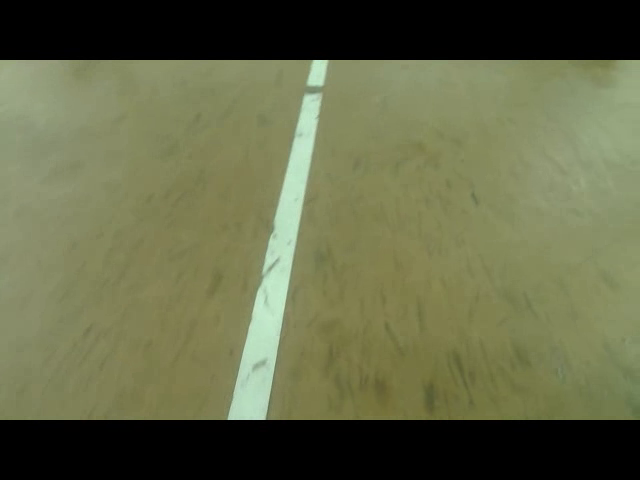
#> input picture frame 56 of line.avi, 640 x 480 px
$ python 2.py
#> lines starting #> are read from the running program, lines starting #| are printed output that depends on the picture; after the words box and inside, x2 and y2 are one past the last pixel; in counts of white or black regions, pixels touching at a corner belong together
import cv2
import numpy as np

lower_white = np.array([60, 10, 180])  # 设定白色的阈值
upper_white = np.array([80, 60, 255])


#cam=cv2.VideoCapture(0)#打开摄像头
cam = cv2.VideoCapture("C:\VS-Python\learnOpenCV\line.avi")#打开录制视频

while(1):
    ret,frame = cam.read()#获取每一帧
#> frame is the input picture: shape (480, 640, 3); mean B, G, R 71.8, 103.5, 99.8

    cv2.namedWindow("original",1)
    cv2.resizeWindow("original",300,300)
    cv2.imshow("original",frame)#显示处理前的视频

    hsv = cv2.cvtColor(frame,cv2.COLOR_BGR2HSV)#获取HSV图片
#> hsv: shape (480, 640, 3); mean H, S, V 26.6, 64.7, 103.8

    mask = cv2.inRange(hsv, lower_white, upper_white)#获取Mask掩模图
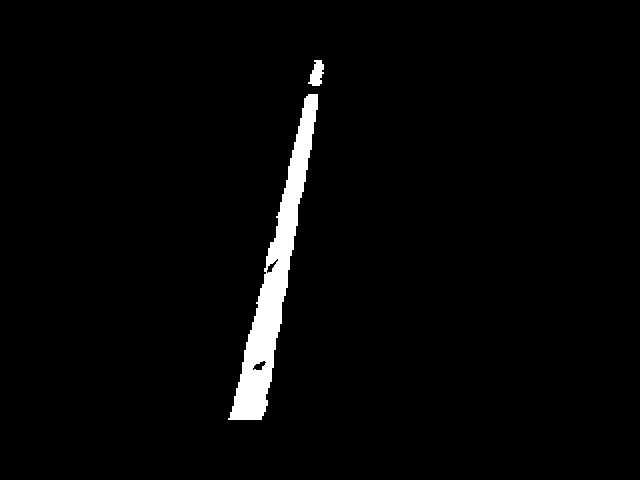
#> mask: shape (480, 640); 2.5% white; 2 white regions, box (x1, y1, x2, y2) and area: (228, 94, 318, 420) 7540, (308, 60, 324, 86) 268

    kernel = cv2.getStructuringElement(cv2.MORPH_RECT, ( 9, 9))
    mask2 = cv2.morphologyEx(mask, cv2.MORPH_CLOSE, kernel)#对掩模图作闭运算（优化处理）
#> mask2: shape (480, 640); 2.6% white; 1 white region, box (x1, y1, x2, y2) and area: (228, 60, 324, 420) 8020

    edges = cv2.Canny(mask, 50, 150, apertureSize=3)#调用Canny边缘检测
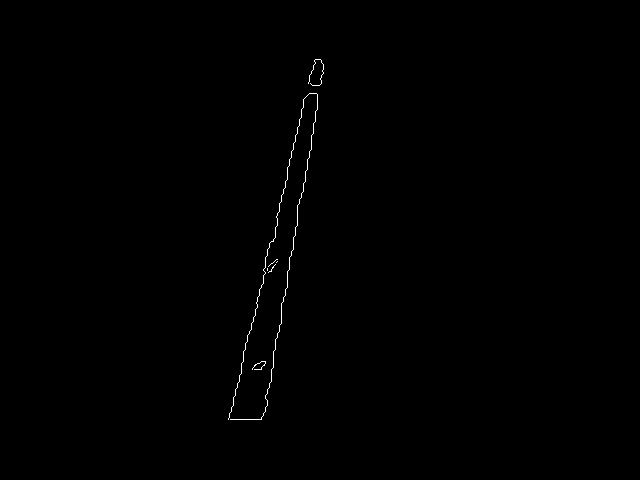
#> edges: shape (480, 640); 0.27% white in thin lines or dots, all inside (x1, y1, x2, y2) = (228, 59, 324, 420)

    lines = cv2.HoughLinesP(edges, 1, np.pi / 180, 58, minLineLength=5, maxLineGap=10)#调用概率霍夫
#> lines = [[266, 399, 297, 220], [262, 284, 265, 272], [276, 217, 304, 98], [273, 355, 276, 338], [275, 228, 305, 97], [300, 198, 317, 102], [228, 419, 264, 274]]

    if np.all(lines != None):
        for line in lines:
            for x1,y1,x2,y2 in line:
                cv2.line(frame,(x1,y1),(x2,y2),(0,0,255),2)#根据每一条直线的信息在原图上画出直线
#> this loop made 7 passes
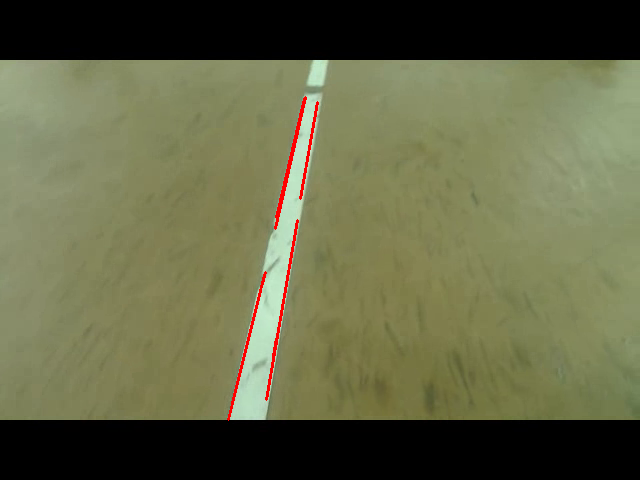
#> frame: shape (480, 640, 3); 0.59% of pixels changed, all inside (x1, y1, x2, y2) = (227, 96, 319, 421)

    cv2.namedWindow("HSV",1)
    cv2.resizeWindow("HSV",400,300)
    cv2.imshow("HSV",hsv)#显示处理后的HSV图

    cv2.namedWindow("mask2",1)
    cv2.resizeWindow("mask2",400,300)
    cv2.imshow("mask2",mask2)#显示处理后的掩模图

    cv2.namedWindow("edges",1)
    cv2.resizeWindow("edges",400,300)
    cv2.imshow("edges",edges)#显示处理后的边缘检测图

    cv2.namedWindow("final",1)
    cv2.resizeWindow("final",400,300)
    cv2.imshow("final",frame)#显示处理后的视频


    k = cv2.waitKey(20) & 0xFF     #获取键盘输入值
#> (key Esc is pressed here)
    if k == 27:
        cv2.waitKey(0)             #如果是esc键则暂停

cam.release()#释放摄像头
cv2.destroyAllWindows()#关闭所有窗口

$ run again, starting later in the video
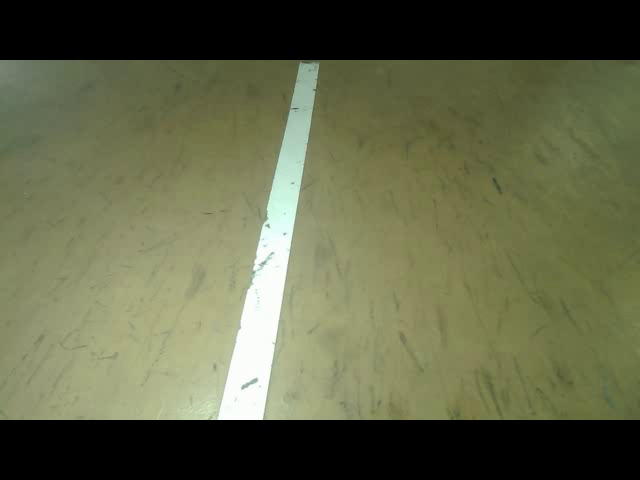
#> input picture frame 252 of line.avi, 640 x 480 px
#> frame is the input picture: shape (480, 640, 3); mean B, G, R 72.2, 101.1, 97.7
#> hsv: shape (480, 640, 3); mean H, S, V 27, 61.9, 101.1
#> `mask = cv2.inRange(hsv, lower_white, upper_white)#获取Mask掩模图`:
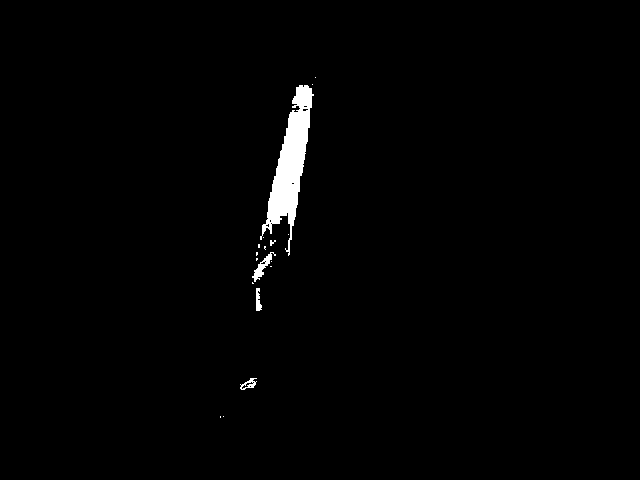
#> mask: shape (480, 640); 1.2% white; 18 white regions (13 under 20 px), largest, box (x1, y1, x2, y2) and area: (260, 85, 314, 256) 3388, (252, 252, 276, 282) 206, (256, 288, 262, 311) 95, (240, 378, 257, 390) 90, (270, 240, 276, 246) 20
#> mask2: shape (480, 640); 1.5% white; 4 white regions (2 under 20 px), largest, box (x1, y1, x2, y2) and area: (252, 84, 314, 311) 4329, (240, 378, 257, 390) 124
#> edges: shape (480, 640); 0.24% white in thin lines or dots, all inside (x1, y1, x2, y2) = (219, 76, 317, 418)
#> lines = [[267, 204, 296, 87], [293, 225, 309, 123]]
#> the loop `for line in lines:` made 2 passes
#> after the loop `for line in lines:`:
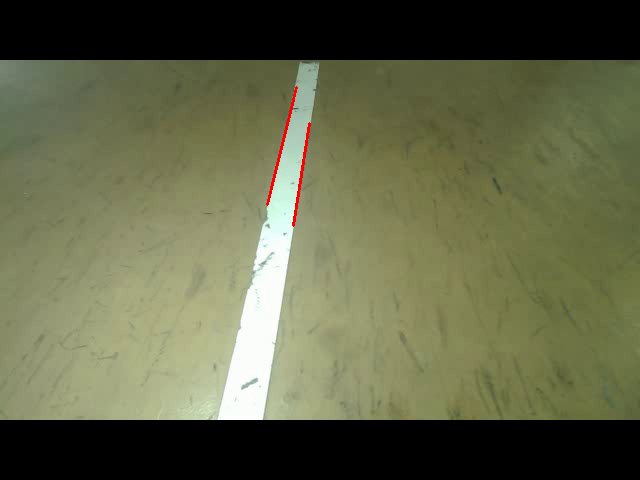
#> frame: shape (480, 640, 3); 0.21% of pixels changed, all inside (x1, y1, x2, y2) = (266, 86, 311, 227)

$ run again, starting later in the video
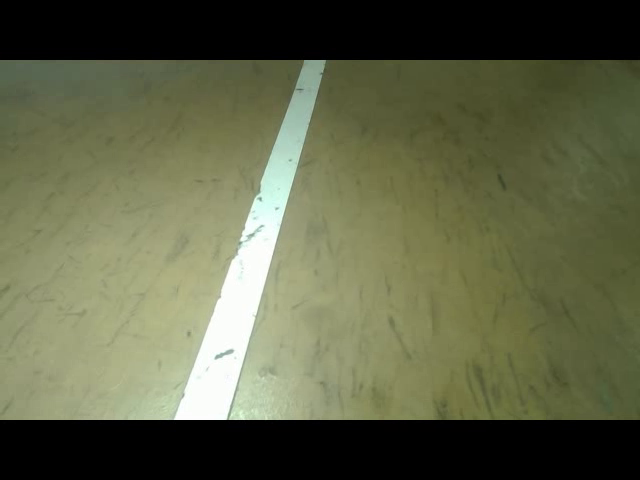
#> input picture frame 448 of line.avi, 640 x 480 px
#> frame is the input picture: shape (480, 640, 3); mean B, G, R 70.7, 98.1, 94.5
#> hsv: shape (480, 640, 3); mean H, S, V 27.9, 63.3, 98.1
#> `mask = cv2.inRange(hsv, lower_white, upper_white)#获取Mask掩模图`:
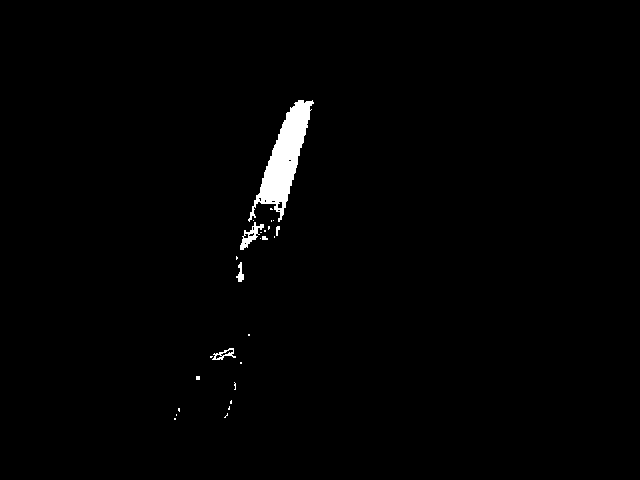
#> mask: shape (480, 640); 1.1% white; 27 white regions (21 under 20 px), largest, box (x1, y1, x2, y2) and area: (248, 100, 314, 222) 2952, (240, 222, 264, 250) 236, (212, 348, 236, 360) 111, (236, 262, 244, 282) 81, (276, 226, 280, 236) 27, (262, 236, 268, 240) 20
#> mask2: shape (480, 640); 1.3% white; 14 white regions (11 under 20 px), largest, box (x1, y1, x2, y2) and area: (240, 100, 314, 250) 3737, (210, 348, 236, 360) 173, (236, 262, 244, 282) 96
#> edges: shape (480, 640); 0.23% white in thin lines or dots, all inside (x1, y1, x2, y2) = (175, 99, 314, 418)
#> lines = [[235, 259, 251, 211], [249, 214, 256, 195], [275, 237, 309, 119]]
#> the loop `for line in lines:` made 3 passes
#> after the loop `for line in lines:`:
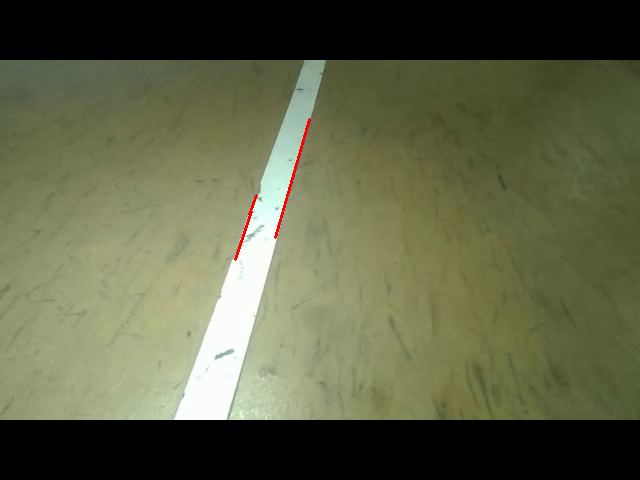
#> frame: shape (480, 640, 3); 0.18% of pixels changed, all inside (x1, y1, x2, y2) = (234, 118, 311, 261)
